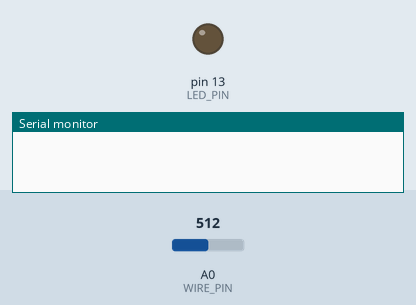
This sketch was run on a simulated Arduino Uno, built with avr-gcc and run on an emulated ATmega328P. Shown: output pins drawn as LEDs (lit = HIGH), the last lines printed to the serial monitor. Inputs (shaded band) come from the test bench; at power-on: A0 (WIRE_PIN) = 512.

Above: at 1.2 s.
1.3 s: A0 (WIRE_PIN) set to 1005
2.8 s: A0 (WIRE_PIN) set to 1023
At 5.6 s:
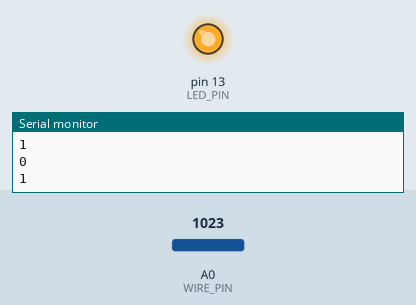
5.8 s: A0 (WIRE_PIN) set to 900
At 6.3 s:
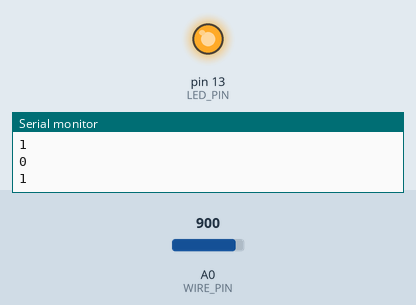
Timing chart, 0 to 8.8 s (numbered marks = the images above; inputs shaded):
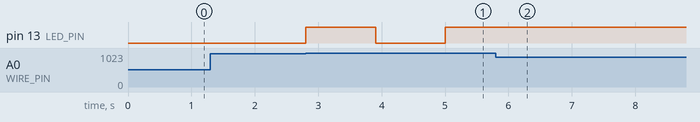

Measured:
- the behaviour switches between 1022 and 1023 on A0 (WIRE_PIN) (found by bisection; images 0 and 1)
- after the input at 1.3 s, every drawn part: stays the same
- after the input at 2.8 s, pin 13 (LED_PIN): LOW → HIGH at once, → LOW 1.1 s later, → HIGH 1.1 s later
- after the input at 5.8 s, pin 13 (LED_PIN): stops changing and stays HIGH

The sketch:

short-wires-as-trigger.ino
```cpp
/*
 * This sketch allows using contact shorting as a Home Assistant trigger
 * A0 - 5V should be shorted for some time(less 1 s) to change the state(0/1)
 */

const int WIRE_PIN = 14; // A0
const int LED_PIN = 13;

bool state = false;

void setup() {
  Serial.begin(9600);
  pinMode(LED_PIN, OUTPUT);

}

void loop() {
  if (analogRead(WIRE_PIN) == 1023) {
    state = !state;
    Serial.println(state);
    digitalWrite(LED_PIN, state ? HIGH : LOW);
    delay(1000);
  }

  delay(100);
}
```
